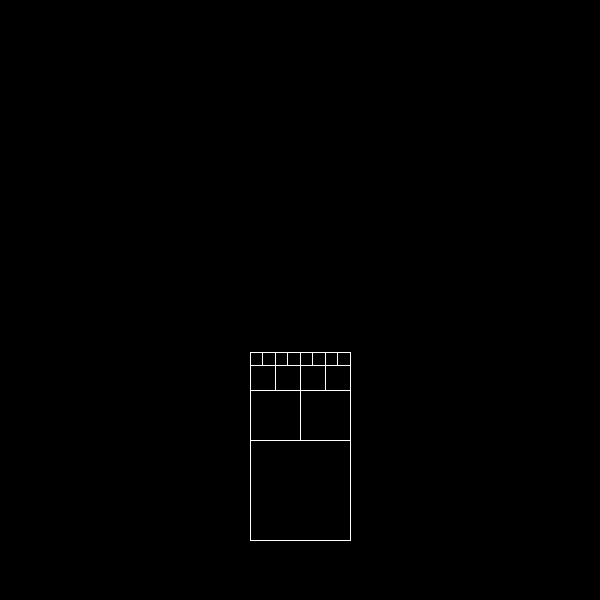
Frame 1 (no input)
Frame 60 (the mouse pressed at the canvas centre just before this capture): identical to frame 1, image omitted
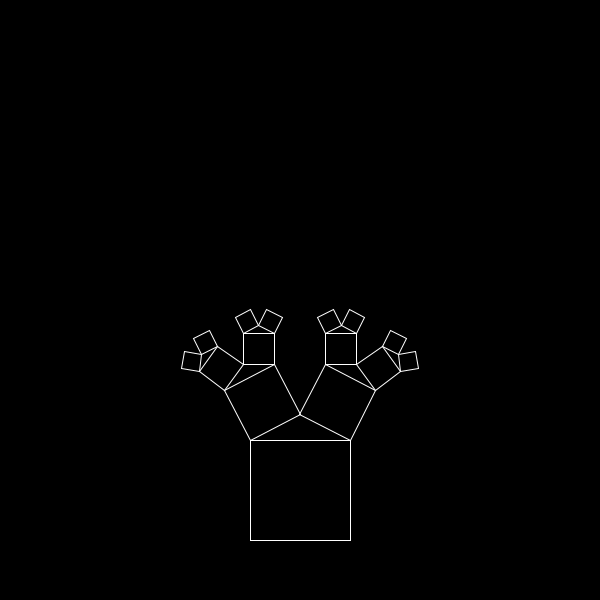
Frame 120 (the mouse held since frame 60 and released just before this capture)

The Processing sketch that drew these frames (run headless with seeded random() and noise(); from frame 60 on, the mouse is pressed at the canvas centre):

// Processing sketch: sketch_230424a
// ── sketch_230424a.pde
float phi = radians(25);
final float x1 = 100;
final float x_final = 10;

void setup() {
  size(600,600);
}

void draw() {
  background(0);
  
  phi = map(mouseX, 0, width, 0, HALF_PI * 6.0 / 10.0);
  
  translate(width / 2, height * 9 / 10);
  scale(1, -1);
  
  drawPart(x1, 0, new PVector(0,0)); 
}

void drawPart(float x, float theta, PVector origin) {
  if (x < x_final) return;
  
  noFill();
  stroke(255);
  
  PVector a = new PVector(-x / 2.0, 0).rotate(theta).add(origin);
  PVector b = new PVector(x / 2.0, 0).rotate(theta).add(origin);
  PVector c = new PVector(x / 2.0, x).rotate(theta).add(origin);
  PVector d = new PVector(-x / 2.0, x).rotate(theta).add(origin);
  
  quad(a.x, a.y, b.x, b.y, c.x, c.y, d.x, d.y);
  
  float k = 1 / 2.0 * x * tan(phi);
  PVector e = new PVector(0, k + x).rotate(theta).add(origin);
  
  float s = sqrt(k * k + x * x * 0.25);
  
  PVector o1 = new PVector(-x / 4.0, k / 2.0 + x).rotate(theta).add(origin);
  PVector o2 = new PVector(x / 4.0, k / 2.0 + x).rotate(theta).add(origin);
  
  drawPart(s, theta + phi , o1);
  drawPart(s, theta - phi, o2);
  
  //pushMatrix();
  //translate(-x / 4.0, x + k / 2.0);
  //rotate(phi);
  //drawPart(d);
  //popMatrix();
  
  //pushMatrix();
  //translate(x / 4.0, x + k / 2.0);
  //rotate(-phi);
  //drawPart(d);
  //popMatrix();
}
